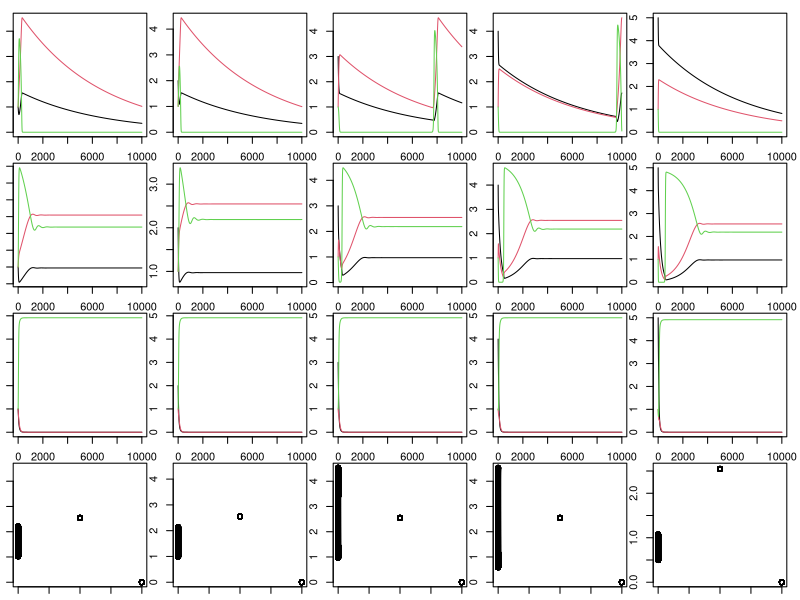

Generate this figure with R:

library(deSolve)

#### RUNTIME ###################################################################

# start timing script
start <- proc.time()

#### PARAMETERS ################################################################

# t subscript in variable name indicates temperature-sensitive
# base terms are now the scaling factor for temperature-sensitive terms

# z: adult to juvenile size ratio
z<-0.2
# p: adult modifier on production of juveniles
# can use to modify stage structure, seems like it needs to be <1
p<-0.4
# sig: conversion efficiency of resource to useful energy for fish
sig<-0.7
# M: maximum ingestion rate
# make mass specific?
M<-0.5
# MS: function breadth for max intake rate
# i.e. attack rate, opens downward
MS<-10
# H: handling time
# speed at which fish can eat resources (smaller is faster)
H<-1
# HS: function breadth for handling time
# temperature parabola opens upward
HS<-10
# uJ: juvenile mortality
# uJ = 0.05 when C = 20
uJ<-1.625
# uJe: activation energy of juvenile mortality
uJe<--0.006
# uA: adult mortality
# uA = 0.005 when C = 20
uA<-1.625
# uAe: activation energy og adult mortality
uAe<--0.006
# uR: resource mortality
# uR = 0.005 when C = 20
uR<-0.163
# uRe: activation energy of resource mortality
uRe<--0.006
# t: costs of maintaining somatic growth/turnover
# i.e. base level of resource intake you must exceed to mature/reproduce
# t = 0.1 when C = 20
t<-0.326
# te: activation energy of metabolic waste
te<--0.006
# r: resource growth rate
r<-1.5
# rS: function breadth for resource growth rate
# temperature parabola opens downward
rS<-15
# K: resource carrying capacity
K<-5
# B: adult reproductive rate
B<-0.5
# boltzmann's constant
kb<-8.617*10^-5
# t: temperature in degrees celsius
# 20 is optimal, 10 is cold, 30 is hot
C<-20

#### ODE FUNCTIONS #############################################################

# t subscript in variable name indicates temperature-sensitive

# Mt: maximum ingestion rate
# Ht: handling time
# tt: costs of maintaining somatic growth/turnover
# uJt: mortality rate for juveniles
# uAt: mortality rate for adults
# uRt: mortality rate for resources
# rt: resource growth rate
# ca: functional response for adults
# cj: functional response for juveniles
# mj: juvenile maturation rate
# ra: reproduction per adult

BaseStaget<-function(t,y,p){
    {
        J<-y[1]
        A<-y[2]
        R<-y[3]
    }
    with(as.list(p),{
        Mt<-M*exp(-(C-20)^2/(2*MS)^2)
        Ht<-H*exp((C-20)^2/(2*HS)^2)
        tt<-t*exp(te/(kb*C))
        uJt<-uJ*exp(uJe/(kb*C))
        uAt<-uA*exp(uAe/(kb*C))
        uRt<-uR*exp(uRe/(kb*C))
        rt<-r*exp(-(C-23)^2/(2*rS)^2)
        
        ca<-Mt*(R/(Ht+R))
        cj<-Mt*(R/(Ht+R))
        ifelse(((sig*cj)-tt)<0, mj<-0, mj<-(((sig*cj)-tt)-uJt)/(1-z^(1-(uJt/((sig*cj)-tt)))))
        ifelse(((sig*ca)-tt)<0, ra<-0, ra<-((sig*ca)-tt)*B)
        
        dJ.dt<- ra*A -mj*J - uJt *J
        
        dA.dt<- mj*J - uAt*A -ra*p*A
        
        dR.dt<- rt*R*(1-(R/K)) - cj*J - ca*A - uRt*R
        
        return(list(c(dJ.dt,dA.dt,dR.dt)))
    })
}

#### SIMULATION ################################################################

# Set Plot Preferences ---------------------------------------------------------

# plot juvenile, adult, and resource dynamics?
dynamics.plot = T
# plot bifurcation plot?
b.plot = T
# layout for plots
par(mfcol=c(4,5), mar=c(1,1,1,1))

iterations <- 0:10000
iterations <- iterations/10
if (b.plot) {
    # which state variable should be plotted in bifurcation plot?
    b.var <- "Adults"
    # which proportion of iterations should be plotted in bifurcation plot?
    # ex. 0.5 will plot last half of iterations
    b.portion <- 0.5
}

# Set State Variables ----------------------------------------------------------

juv.vec <- c(1,2,3,4,5) # juveniles
a <- 1 # adults
r <- 1 # resources

# Set Parameters ---------------------------------------------------------------

# choose parameter to change
parm.name <- "C"
# choose range of parameters
parm.seq <- seq(10,30,length = 3)

# ------------------------------------------------------------------------------

# create parameter vector
parms<-c(z=z, p=p, sig=sig, M=M, MS=MS, H=H,HS=HS, uJ=uJ, uJe=uJe,
         uA=uA, uAe=uAe, uR=uR, uRe=uRe, t=t, te=te,r=r, rS=rS, K=K, B=B, kb=kb, C=C)
# find index of parameter to change
parm.index <- which(names(parms)==parm.name)

# initialize list to store output
output <- list()

# loop to change initial value of juveniles
for (j in juv.vec) {
    y <- c(j,a,r)
    names(y) <- c("Juveniles", "Adults", "Resources")
    
    
    # loop to change parameter
    for (i in 1:length(parm.seq)) {
        # set parameters
        parms.loop <- parms
        parms.loop[parm.index] <- parm.seq[i]

        # run simulation
        output[[i]] <- ode(y=y, time=iterations, BaseStaget, parms=parms.loop)
        # remove time column
        output[[i]] <- output[[i]][,-1]
        
        # juvenile, adult, and resource dynamics plot
        if (dynamics.plot) {
            matplot(output[[i]],type="l",lty=1,pch=0.5,col=1:3,
                    xlab=paste0("J=",j," ","A=",a," ","R=",r," ", parm.name,"=", parm.seq[i]))
        }

    } # end parm.seq loop

    # bifurcation plot
    if (b.plot) {
        
        # choose rows to plot
        total.rows <- length(iterations)
        b.first.row <- round(b.portion * total.rows)
        b.last.row <- total.rows
        b.rows <- b.first.row:b.last.row
        
        # set up plot axes and labels
        # TODO change range.lim to depend on bifurcation plot portion
        range.lim <- lapply(output, function(x) apply(x, 2, range))
        range.lim <- apply(do.call("rbind", range.lim), 2, range)
        plot(0, 0, pch = "", xlab=paste0("J=",j," ","A=",a," ","R=",r," "),
             ylab = b.var, xlim = range(parm.seq),
             ylim = range.lim[,b.var])
        
        # plot points
        for (i in 1:length(parm.seq)) {
            points(rep(parm.seq[i], length(b.rows)), output[[i]][b.rows,b.var])
        }
    }
    
} # end juv.vec loop

#### RUNTIME ###################################################################

# stop timing script
end <- proc.time()
# print elapsed time
print(end[3]-start[3])
